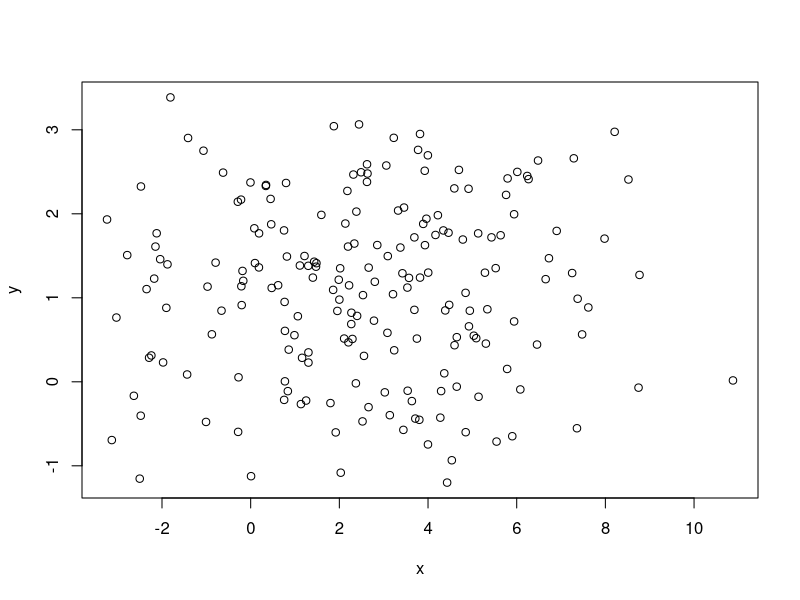
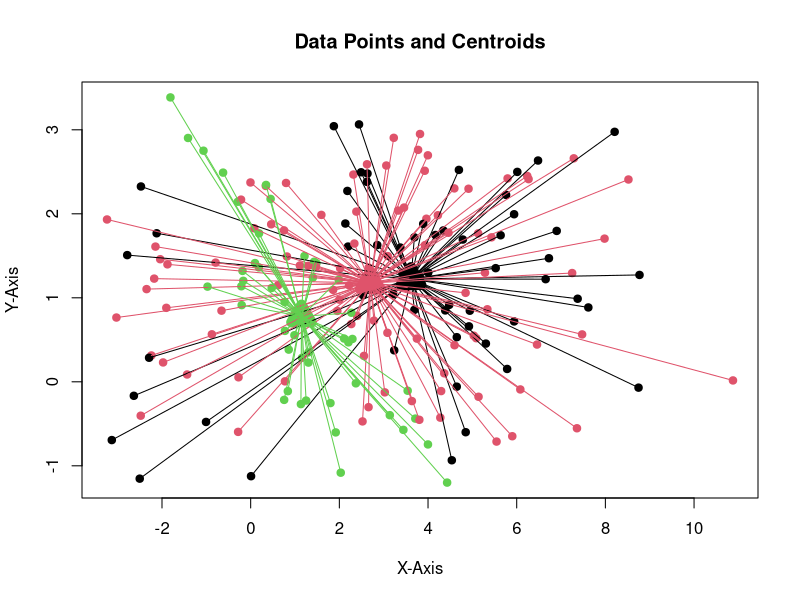

Reproduce these figures in R, in order.
#Create data

x <- rnorm(200,2.5,3)

y <- rnorm(200,1,1)

dat <- cbind(x,y)

#Set k parameter and centroids

k <- 3
ridx <- sample(1:nrow(dat), k, replace = FALSE)
centroids <- dat[ridx, , drop = FALSE]

#Create matrix for distance calculation


dists <- matrix(0, nrow(dat), k)

for (ci in 1:k) {
  dists[, ci] <- rowSums((dat - centroids[ci, ])^2)
}

dists

#Group the data with minimum distance from centroid

groupidx <- apply(dists, 1, which.min)


#Find the mean of grouped data and set new centroids

for (ki in 1:k) {
  centroids[ki, 1] <- mean(dat[groupidx == ki, 1])
  centroids[ki, 2] <- mean(dat[groupidx == ki, 2])
}

#Plot the data

plot(dat)

plot(dat, col = groupidx, pch = 19, main = "Data Points and Centroids", xlab = "X-Axis", ylab = "Y-Axis")

# Add centroids to the plot

points(centroids, col = 1:k, pch = 24, lwd = 10, cex = 2)

#Plot connecting lines from data to centriods

for (ki in 1:k) {
  group_data <- dat[groupidx == ki, ]
  for (i in 1:nrow(group_data)) {
    segments(x0 = centroids[ki, 1], y0 = centroids[ki, 2], x1 = group_data[i, 1], y1 = group_data[i, 2], col = ki)
  }
}








